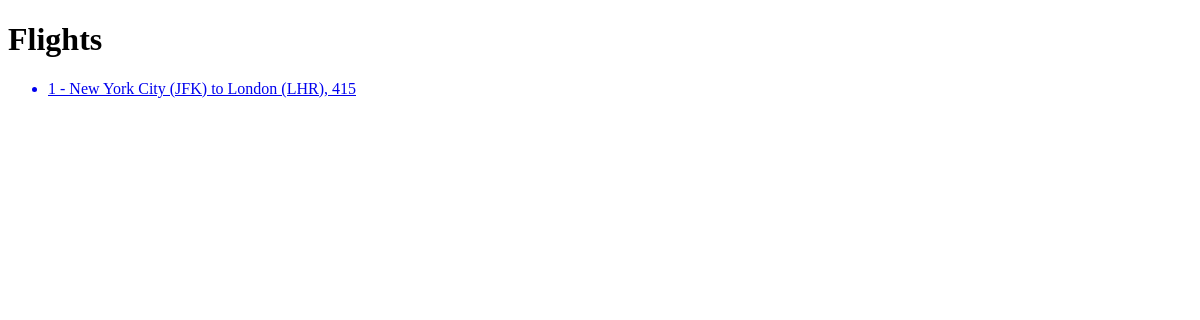
Before: / with the older database file.
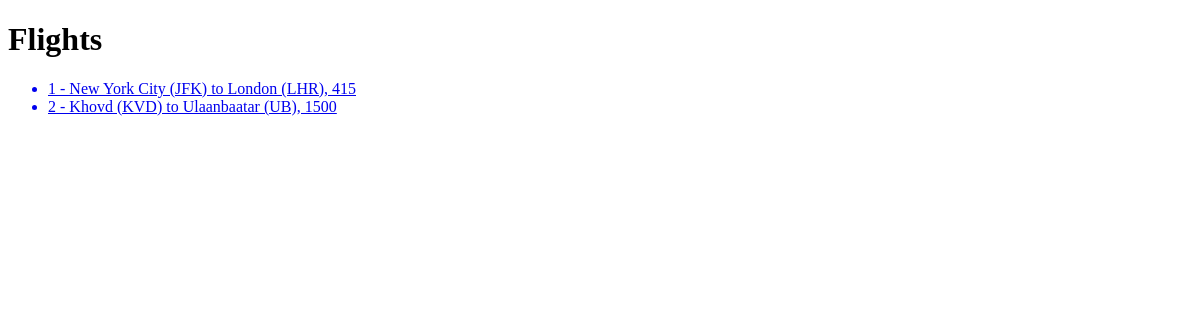
After: the same page with the newer database file.
### flights/models.py (models this page shows)
class Flight(models.Model):
  origin = models.ForeignKey(Airport, on_delete=models.CASCADE, related_name="departures")
  destination = models.ForeignKey(Airport, on_delete=models.CASCADE, related_name="arrivals")
  duration = models.IntegerField()
  def __str__(self):
    return f"{self.id} - {self.origin} to {self.destination}, {self.duration}"

class Airport(models.Model):
  code = models.CharField(max_length=3)
  city = models.CharField(max_length=64)
  def __str__(self):
    return f"{self.city} ({self.code})"

### flights/views.py (the view)
# urls.py: path("", views.index, name="index"),
def index(request):
    context = {
        "flights": Flight.objects.all()
    }
    return render(request, "flights/index.html", context)

### flights/templates/flights/index.html (shortened to what this page needs)
{% extends 'flights/base.html' %}
{% block body %}
  <h1>Flights</h1>
  <ul>
    {% for flight in flights %}
      <a href="{% url 'flight' flight.id %}"><li>{{ flight }}</li></a>
    {% endfor %}
  </ul>
{% endblock %}

Changed rows visible on the page:
added Flight: id+origin+destination "2 - Khovd (KVD) to Ulaanbaatar (UB), 1500"
